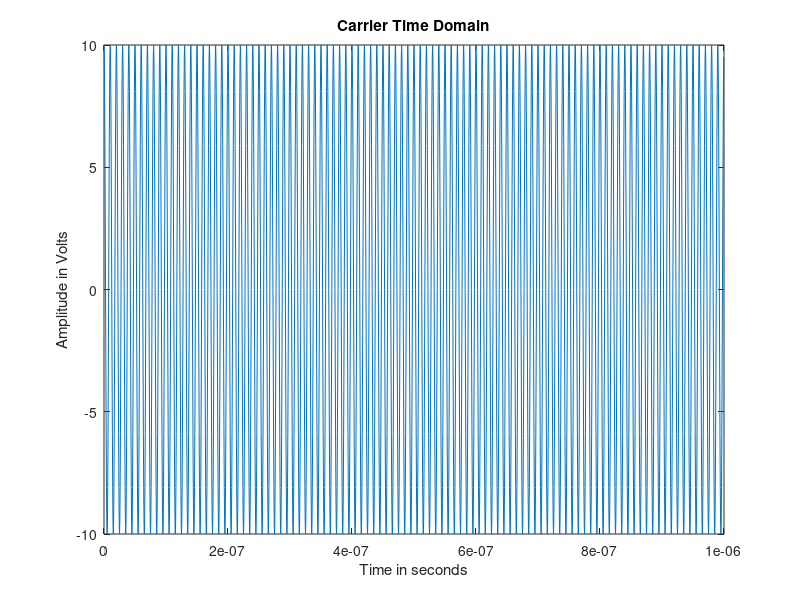

The MATLAB script that drew this image:
%Parameters are set
Over_sampling = 20;
frequency = 100e6;
Amplitude = 10;
Period = 1e-6;
%%Creating the timebase
fs = Over_sampling*max(frequency);
t=0:1/fs:Period-1/fs;
%Create the signal
sig = Amplitude*cos(2.0*pi*frequency*t);
%% Plot the signal
plot(t,sig)
xlabel('Time in seconds')
ylabel('Amplitude in Volts')
title('Carrier Time Domain')